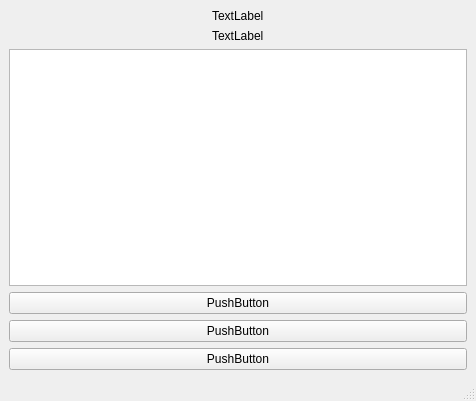
<?xml version="1.0" encoding="UTF-8"?>
<ui version="4.0">
 <class>MainWindow</class>
 <widget class="QMainWindow" name="MainWindow">
  <property name="geometry">
   <rect>
    <x>0</x>
    <y>0</y>
    <width>476</width>
    <height>401</height>
   </rect>
  </property>
  <property name="windowTitle">
   <string>MainWindow</string>
  </property>
  <widget class="QWidget" name="centralwidget">
   <layout class="QVBoxLayout" name="verticalLayout">
    <item alignment="Qt::AlignHCenter">
     <widget class="QLabel" name="label_2">
      <property name="maximumSize">
       <size>
        <width>100</width>
        <height>50</height>
       </size>
      </property>
      <property name="text">
       <string>TextLabel</string>
      </property>
     </widget>
    </item>
    <item alignment="Qt::AlignHCenter">
     <widget class="QLabel" name="label">
      <property name="maximumSize">
       <size>
        <width>100</width>
        <height>50</height>
       </size>
      </property>
      <property name="text">
       <string>TextLabel</string>
      </property>
     </widget>
    </item>
    <item>
     <widget class="QTextBrowser" name="textBrowser"/>
    </item>
    <item>
     <widget class="QPushButton" name="startStopButton">
      <property name="text">
       <string>PushButton</string>
      </property>
     </widget>
    </item>
    <item>
     <widget class="QPushButton" name="lapButton">
      <property name="text">
       <string>PushButton</string>
      </property>
     </widget>
    </item>
    <item>
     <widget class="QPushButton" name="clearButton">
      <property name="text">
       <string>PushButton</string>
      </property>
     </widget>
    </item>
   </layout>
  </widget>
  <widget class="QMenuBar" name="menubar">
   <property name="geometry">
    <rect>
     <x>0</x>
     <y>0</y>
     <width>476</width>
     <height>22</height>
    </rect>
   </property>
  </widget>
  <widget class="QStatusBar" name="statusbar"/>
 </widget>
 <resources/>
 <connections/>
</ui>
